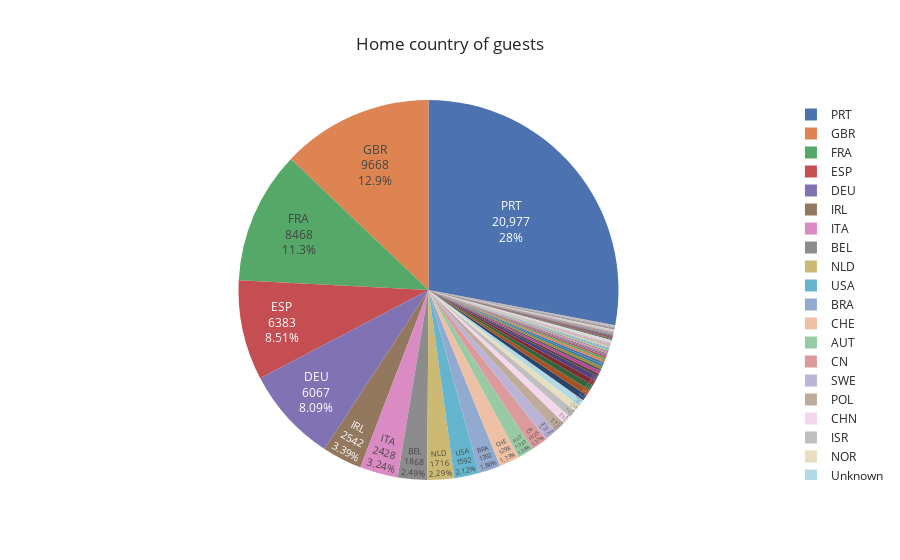

The notebook cell this image was saved under:
### Markdown cell above
### Where do the guests come from?

### Code cell
# get number of acutal guests by country
country_data = pd.DataFrame(full_data_clean[full_data_clean["is_canceled"] == 0]["country"].value_counts())
#country_data.index.name = "country"
country_data.rename(columns={"country": "Number of Guests"}, inplace=True)
total_guests = country_data["Number of Guests"].sum()
country_data["Guests in %"] = round(country_data["Number of Guests"] / total_guests * 100, 2)
country_data["country"] = country_data.index

# pie plot
fig = px.pie(country_data,
             values="Number of Guests",
             names="country",
             title="Home country of guests",
             template="seaborn")
fig.update_traces(textposition="inside", textinfo="value+percent+label")
fig.show()

### Figure 1 — Plotly figure (JSON) as saved in the notebook; plotly's stock layout.template omitted (floating-point values rounded to 4 significant figures; data arrays with more than 128 entries replaced by an {"elided": "..."} marker saying what was removed)
{"data": [{"domain": {"x": [0, 1], "y": [0, 1]}, "hovertemplate": "country=%{label}<br>Number of Guests=%{value}<extra></extra>", "labels": {"elided": "166 str values"}, "legendgroup": "", "name": "", "showlegend": true, "textinfo": "value+percent+label", "textposition": "inside", "type": "pie", "values": {"elided": "166 int values"}}], "layout": {"legend": {"tracegroupgap": 0}, "title": {"text": "Home country of guests"}}}
